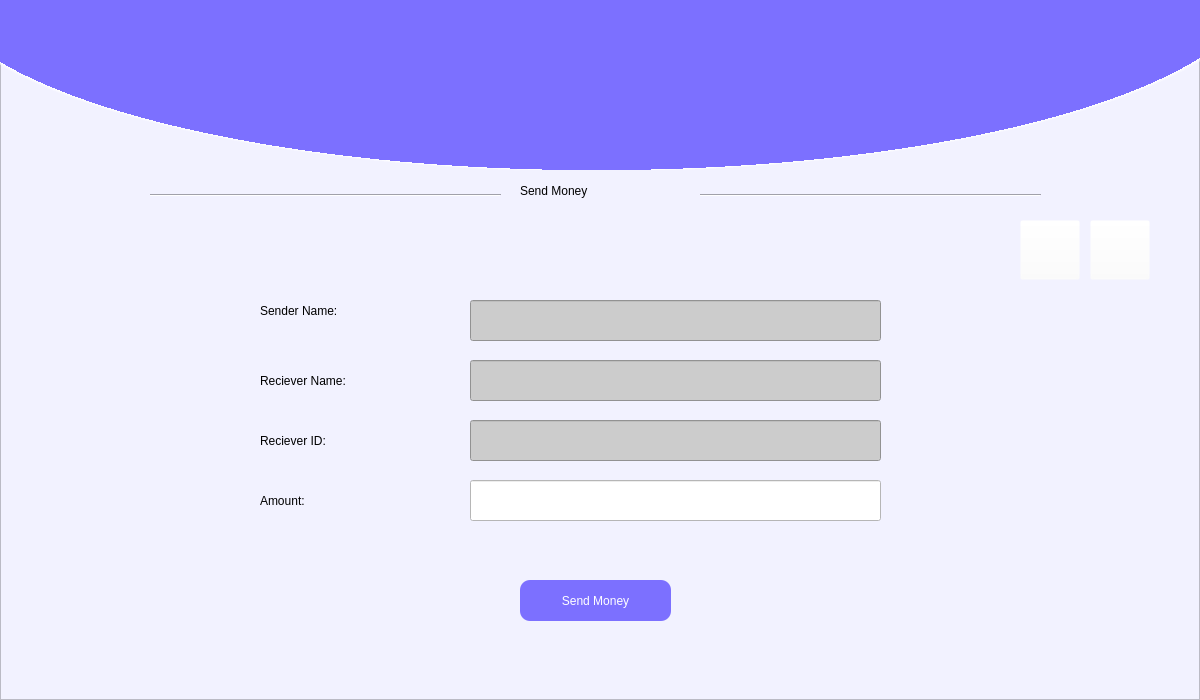
<?xml version="1.0" encoding="UTF-8"?>
<ui version="4.0">
 <class>Form</class>
 <widget class="QWidget" name="Form">
  <property name="geometry">
   <rect>
    <x>0</x>
    <y>0</y>
    <width>1200</width>
    <height>700</height>
   </rect>
  </property>
  <property name="maximumSize">
   <size>
    <width>1200</width>
    <height>700</height>
   </size>
  </property>
  <property name="windowTitle">
   <string>Form</string>
  </property>
  <widget class="QFrame" name="MainFrame">
   <property name="geometry">
    <rect>
     <x>0</x>
     <y>0</y>
     <width>1200</width>
     <height>700</height>
    </rect>
   </property>
   <property name="styleSheet">
    <string notr="true">background-color: rgb(242, 242, 255);</string>
   </property>
   <property name="frameShape">
    <enum>QFrame::StyledPanel</enum>
   </property>
   <property name="frameShadow">
    <enum>QFrame::Raised</enum>
   </property>
   <widget class="QWidget" name="TopBlueCurve" native="true">
    <property name="geometry">
     <rect>
      <x>-100</x>
      <y>-230</y>
      <width>1400</width>
      <height>410</height>
     </rect>
    </property>
    <property name="autoFillBackground">
     <bool>false</bool>
    </property>
    <property name="styleSheet">
     <string notr="true">background-color: qradialgradient(spread:pad, cx:0.5, cy:0.5, radius:0.911, fx:0.495, fy:0.5, stop:0 rgba(124, 112, 255, 255), stop:0.522167 rgba(124, 112, 255, 255), stop:0.522685 rgba(255, 255, 255, 255), stop:0.527094 rgba(255, 255, 255, 0));
</string>
    </property>
   </widget>
   <widget class="QLabel" name="label">
    <property name="geometry">
     <rect>
      <x>520</x>
      <y>170</y>
      <width>181</width>
      <height>41</height>
     </rect>
    </property>
    <property name="styleSheet">
     <string notr="true">font: 75 16pt &quot;MS Shell Dlg 2&quot;;
font: 75 16pt &quot;Segoe UI Black&quot;;</string>
    </property>
    <property name="text">
     <string>Send Money</string>
    </property>
   </widget>
   <widget class="Line" name="line">
    <property name="geometry">
     <rect>
      <x>700</x>
      <y>180</y>
      <width>341</width>
      <height>31</height>
     </rect>
    </property>
    <property name="orientation">
     <enum>Qt::Horizontal</enum>
    </property>
   </widget>
   <widget class="Line" name="line_2">
    <property name="geometry">
     <rect>
      <x>150</x>
      <y>180</y>
      <width>351</width>
      <height>31</height>
     </rect>
    </property>
    <property name="orientation">
     <enum>Qt::Horizontal</enum>
    </property>
   </widget>
   <widget class="QLabel" name="label_2">
    <property name="geometry">
     <rect>
      <x>260</x>
      <y>290</y>
      <width>151</width>
      <height>41</height>
     </rect>
    </property>
    <property name="styleSheet">
     <string notr="true">font: 13pt &quot;Segoe UI Black&quot;;</string>
    </property>
    <property name="text">
     <string>Sender Name: </string>
    </property>
   </widget>
   <widget class="QLabel" name="label_4">
    <property name="geometry">
     <rect>
      <x>260</x>
      <y>360</y>
      <width>181</width>
      <height>41</height>
     </rect>
    </property>
    <property name="styleSheet">
     <string notr="true">font: 13pt &quot;Segoe UI Black&quot;;</string>
    </property>
    <property name="text">
     <string>Reciever Name: </string>
    </property>
   </widget>
   <widget class="QLabel" name="label_5">
    <property name="geometry">
     <rect>
      <x>260</x>
      <y>420</y>
      <width>141</width>
      <height>41</height>
     </rect>
    </property>
    <property name="styleSheet">
     <string notr="true">font: 13pt &quot;Segoe UI Black&quot;;</string>
    </property>
    <property name="text">
     <string>Reciever ID: </string>
    </property>
   </widget>
   <widget class="QLabel" name="label_6">
    <property name="geometry">
     <rect>
      <x>260</x>
      <y>480</y>
      <width>151</width>
      <height>41</height>
     </rect>
    </property>
    <property name="styleSheet">
     <string notr="true">font: 13pt &quot;Segoe UI Black&quot;;</string>
    </property>
    <property name="text">
     <string>Amount:</string>
    </property>
   </widget>
   <widget class="QLineEdit" name="sendertxt">
    <property name="geometry">
     <rect>
      <x>470</x>
      <y>300</y>
      <width>411</width>
      <height>41</height>
     </rect>
    </property>
    <property name="styleSheet">
     <string notr="true">font: 12pt &quot;MS Shell Dlg 2&quot;;
background-color: rgb(204, 204, 204);</string>
    </property>
   </widget>
   <widget class="QLineEdit" name="Receivertxt">
    <property name="geometry">
     <rect>
      <x>470</x>
      <y>360</y>
      <width>411</width>
      <height>41</height>
     </rect>
    </property>
    <property name="styleSheet">
     <string notr="true">font: 12pt &quot;MS Shell Dlg 2&quot;;
background-color: rgb(204, 204, 204);</string>
    </property>
   </widget>
   <widget class="QLineEdit" name="ReceiverID">
    <property name="geometry">
     <rect>
      <x>470</x>
      <y>420</y>
      <width>411</width>
      <height>41</height>
     </rect>
    </property>
    <property name="styleSheet">
     <string notr="true">font: 12pt &quot;MS Shell Dlg 2&quot;;
background-color: rgb(204, 204, 204);</string>
    </property>
   </widget>
   <widget class="QLineEdit" name="Amount">
    <property name="geometry">
     <rect>
      <x>470</x>
      <y>480</y>
      <width>411</width>
      <height>41</height>
     </rect>
    </property>
    <property name="styleSheet">
     <string notr="true">font: 12pt &quot;MS Shell Dlg 2&quot;;
background-color: rgb(255, 255, 255);</string>
    </property>
   </widget>
   <widget class="QPushButton" name="forward">
    <property name="geometry">
     <rect>
      <x>1090</x>
      <y>220</y>
      <width>60</width>
      <height>60</height>
     </rect>
    </property>
    <property name="cursor">
     <cursorShape>PointingHandCursor</cursorShape>
    </property>
    <property name="styleSheet">
     <string notr="true">background-color: rgba(255, 255, 255, 0);</string>
    </property>
    <property name="text">
     <string/>
    </property>
    <property name="icon">
     <iconset>
      <normaloff>../Images/arroe_right.png</normaloff>../Images/arroe_right.png</iconset>
    </property>
    <property name="iconSize">
     <size>
      <width>60</width>
      <height>60</height>
     </size>
    </property>
   </widget>
   <widget class="QPushButton" name="back">
    <property name="geometry">
     <rect>
      <x>1020</x>
      <y>220</y>
      <width>60</width>
      <height>60</height>
     </rect>
    </property>
    <property name="cursor">
     <cursorShape>PointingHandCursor</cursorShape>
    </property>
    <property name="styleSheet">
     <string notr="true">background-color: rgba(255, 255, 255, 0);</string>
    </property>
    <property name="text">
     <string/>
    </property>
    <property name="icon">
     <iconset>
      <normaloff>../Images/arroe_left.png</normaloff>../Images/arroe_left.png</iconset>
    </property>
    <property name="iconSize">
     <size>
      <width>60</width>
      <height>60</height>
     </size>
    </property>
   </widget>
   <widget class="QPushButton" name="Send_Money">
    <property name="geometry">
     <rect>
      <x>520</x>
      <y>580</y>
      <width>151</width>
      <height>41</height>
     </rect>
    </property>
    <property name="cursor">
     <cursorShape>PointingHandCursor</cursorShape>
    </property>
    <property name="styleSheet">
     <string notr="true">background-color: rgb(124, 112, 255);
color: rgb(255, 255, 255);
font: 87 14pt &quot;Segoe UI Black&quot;;
border-radius: 10px</string>
    </property>
    <property name="text">
     <string>Send Money</string>
    </property>
   </widget>
   <widget class="QPushButton" name="pushButton_2">
    <property name="geometry">
     <rect>
      <x>430</x>
      <y>30</y>
      <width>360</width>
      <height>150</height>
     </rect>
    </property>
    <property name="styleSheet">
     <string notr="true">background-color: rgba(255, 255, 255, 0);</string>
    </property>
    <property name="text">
     <string/>
    </property>
    <property name="icon">
     <iconset>
      <normaloff>../Images/Logo.png</normaloff>../Images/Logo.png</iconset>
    </property>
    <property name="iconSize">
     <size>
      <width>350</width>
      <height>350</height>
     </size>
    </property>
    <property name="flat">
     <bool>true</bool>
    </property>
   </widget>
  </widget>
 </widget>
 <resources>
  <include location="image.qrc"/>
 </resources>
 <connections/>
</ui>
